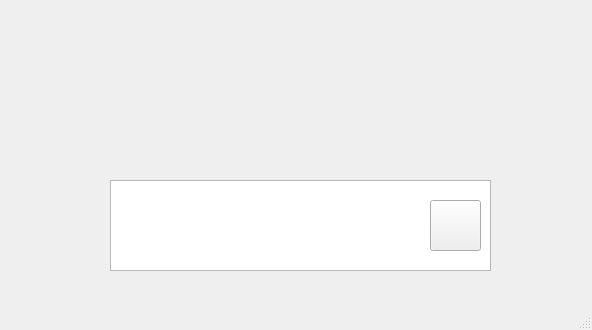
<?xml version="1.0" encoding="UTF-8"?>
<ui version="4.0">
 <class>MainWindow</class>
 <widget class="QMainWindow" name="MainWindow">
  <property name="geometry">
   <rect>
    <x>0</x>
    <y>0</y>
    <width>592</width>
    <height>330</height>
   </rect>
  </property>
  <property name="windowTitle">
   <string>MainWindow</string>
  </property>
  <widget class="QWidget" name="centralwidget">
   <widget class="QLabel" name="appName">
    <property name="enabled">
     <bool>true</bool>
    </property>
    <property name="geometry">
     <rect>
      <x>50</x>
      <y>-70</y>
      <width>491</width>
      <height>291</height>
     </rect>
    </property>
    <property name="text">
     <string/>
    </property>
    <property name="textFormat">
     <enum>Qt::RichText</enum>
    </property>
    <property name="pixmap">
     <pixmap>../images/mgr-logo.png</pixmap>
    </property>
    <property name="scaledContents">
     <bool>true</bool>
    </property>
   </widget>
   <widget class="QPushButton" name="searchButton">
    <property name="geometry">
     <rect>
      <x>430</x>
      <y>200</y>
      <width>51</width>
      <height>51</height>
     </rect>
    </property>
    <property name="text">
     <string/>
    </property>
    <property name="icon">
     <iconset>
      <normaloff>../images/magnifying-glass.png</normaloff>../images/magnifying-glass.png</iconset>
    </property>
   </widget>
   <widget class="QTextEdit" name="queryText">
    <property name="geometry">
     <rect>
      <x>110</x>
      <y>180</y>
      <width>381</width>
      <height>91</height>
     </rect>
    </property>
   </widget>
   <zorder>appName</zorder>
   <zorder>queryText</zorder>
   <zorder>searchButton</zorder>
  </widget>
  <widget class="QMenuBar" name="menubar">
   <property name="geometry">
    <rect>
     <x>0</x>
     <y>0</y>
     <width>592</width>
     <height>22</height>
    </rect>
   </property>
  </widget>
  <widget class="QStatusBar" name="statusbar"/>
 </widget>
 <resources/>
 <connections/>
</ui>
